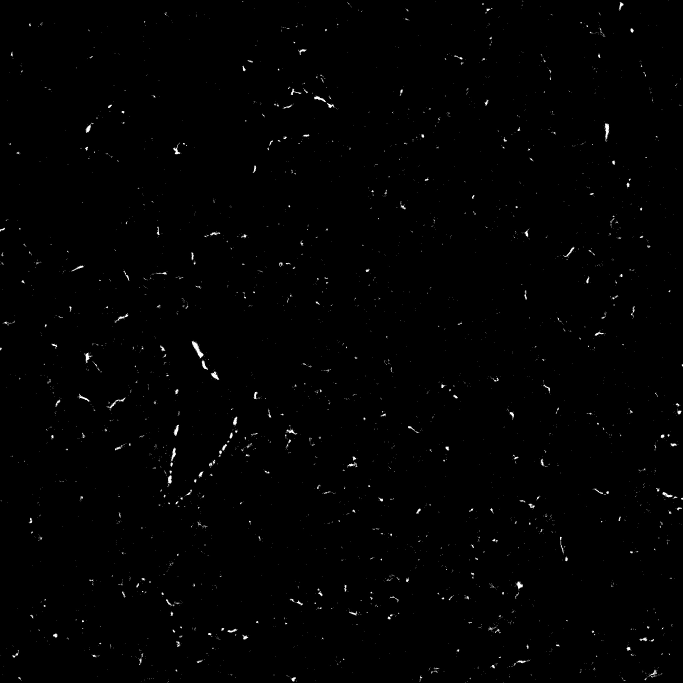
#> input picture data/imaging/MASK_Sk658 Llobe ch010017.jpg, 2048 x 2048 px, found by its file name (shown at 1/3 size)
$ jupyter execute --allow-errors main_example.ipynb
#> lines starting #> are read from the running program, lines starting #| are printed output that depends on the picture; after the words box and inside, x2 and y2 are one past the last pixel; in counts of white or black regions, pixels touching at a corner belong together; pictures that were not available may be replaced by others from this repository, and a replacement may not be noted
# Counts black and white pixels in a jpeg and extrapolate points

[cell 1]
from termcolor import colored
import cv2
import numpy as np
import matplotlib.pyplot as plt
from scipy.interpolate import interp1d
import pandas as pd

[cell 2]
# Load the images you want to analyze

filenames = [
    r"MASK_SK658 Llobe ch010017.jpg",
    r"MASK_SK658 Llobe ch010019.jpg",
    r"MASK_SK658 Llobe ch010022.jpg",
    r"MASK_SK658 Llobe ch010025.jpg",
    r"MASK_SK658 Llobe ch010031.jpg",
    r"MASK_SK658 Llobe ch010026.jpg",
]

[cell 3]
# Enter the depth of each image (in the same order that the images are listed above; you can find these in the .csv file provided to you which is tilted: "Filenames and Depths for Students")

depths = [45, 60, 80, 570, 955, 2800]

# Make the lists that will be used

images = []
white_counts = []
black_counts = []
white_percents = []

# Build the list of all the images you are analyzing

imaging_path = r"./data/imaging/"

for filename in filenames:
    img = cv2.imread(imaging_path + filename, 0)
#> img is the input picture: shape (2048, 2048); min 0, max 255, mean 1.7
    images.append(img)

[cell 4]
# For each image (until the end of the list of images), calculate the number of black and white pixels and make a list that contains this information for each filename.

for x in range(len(filenames)):
    _, binary = cv2.threshold(images[x], 127, 255, cv2.THRESH_BINARY)

    white = np.sum(binary == 255)
    black = np.sum(binary == 0)

    white_counts.append(white)
    black_counts.append(black)
#> this loop made 6 passes
#> pass 1, `_, binary = cv2.threshold(images[x], 127, 255, cv2.THRESH_BINARY)`:
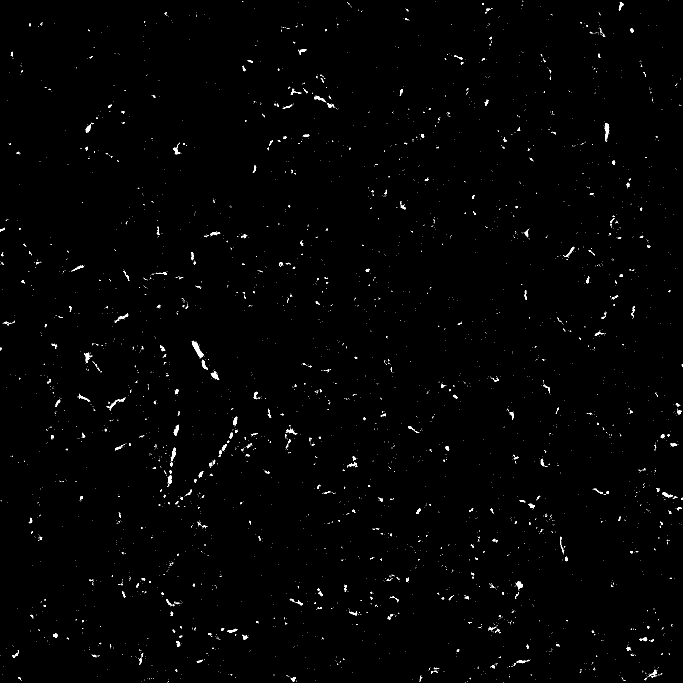
#> binary: shape (2048, 2048) (shown at 1/3 size); 0.66% white; 3753 white regions (3443 under 20 px), largest, box (x1, y1, x2, y2) and area: (575, 1023, 611, 1075) 612, (1814, 370, 1828, 424) 398, (632, 1114, 658, 1140) 280
#> pass 2, `_, binary = cv2.threshold(images[x], 127, 255, cv2.THRESH_BINARY)`:
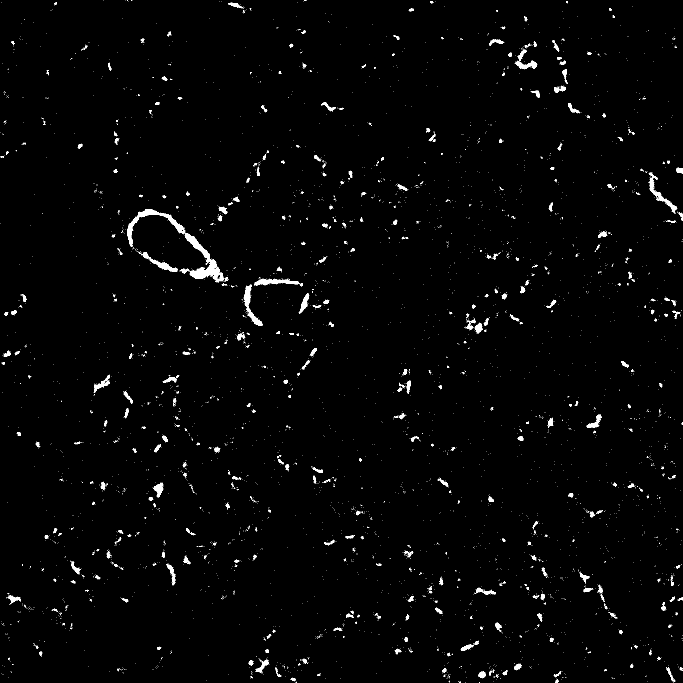
#> binary: shape (2048, 2048) (shown at 1/3 size); 1.3% white; 5555 white regions (5169 under 20 px), largest, box (x1, y1, x2, y2) and area: (381, 627, 674, 847) 7200, (731, 854, 788, 978) 1641, (763, 836, 898, 858) 1375
#> pass 3, `_, binary = cv2.threshold(images[x], 127, 255, cv2.THRESH_BINARY)`:
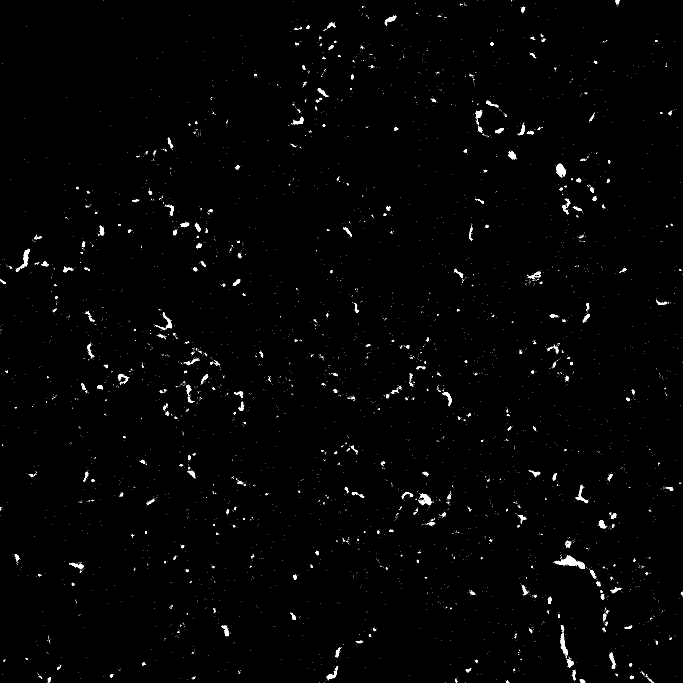
#> binary: shape (2048, 2048) (shown at 1/3 size); 0.9% white; 4489 white regions (4171 under 20 px), largest, box (x1, y1, x2, y2) and area: (1663, 1666, 1755, 1707) 1393, (1668, 491, 1698, 533) 739, (48, 746, 90, 816) 680

# Print the number of white and black pixels in each image.

print(colored("Counts of pixel by color in each image", "yellow"))
for x in range(len(filenames)):
    print(colored(f"White pixels in image {x}: {white_counts[x]}", "white"))
    print(colored(f"Black pixels in image {x}: {black_counts[x]}", "black"))
    print()

# Calculate the percentage of pixels in each image that are white and make a list that contains these percentages for each filenamae

for x in range(len(filenames)):
    white_percent = 100 * (white_counts[x] / (black_counts[x] + white_counts[x]))
    white_percents.append(white_percent)

# Print the filename (on one line in red font), and below that line print the percent white pixels and depth

print(colored("Percent white px:", "yellow"))
for x in range(len(filenames)):
    print(colored(f"{filenames[x]}:", "red"))
    print(f"{white_percents[x]}% White | Depth: {depths[x]} microns")
    print()

[cell 5]
"""Write your data to a .csv file"""

# Create a DataFrame that includes the filenames, depths, and percentage of white pixels
df = pd.DataFrame(
    {"Filenames": filenames, "Depths": depths, "White percents": white_percents}
)

# Write that DataFrame to a .csv file

# df.to_csv("Percent_White_Pixels_new.csv", index=False)

# print("CSV file 'Percent_White_Pixels_new.csv' has been created.")

"""the .csv writing subroutine ends here"""

# Interpolate a point: given a depth, find the corresponding white pixel percentage

interpolate_depth = float(
    input(
        colored("Enter the depth at which you want to interpolate a point: ", "yellow")
    )
)
#> the answer given: 3
